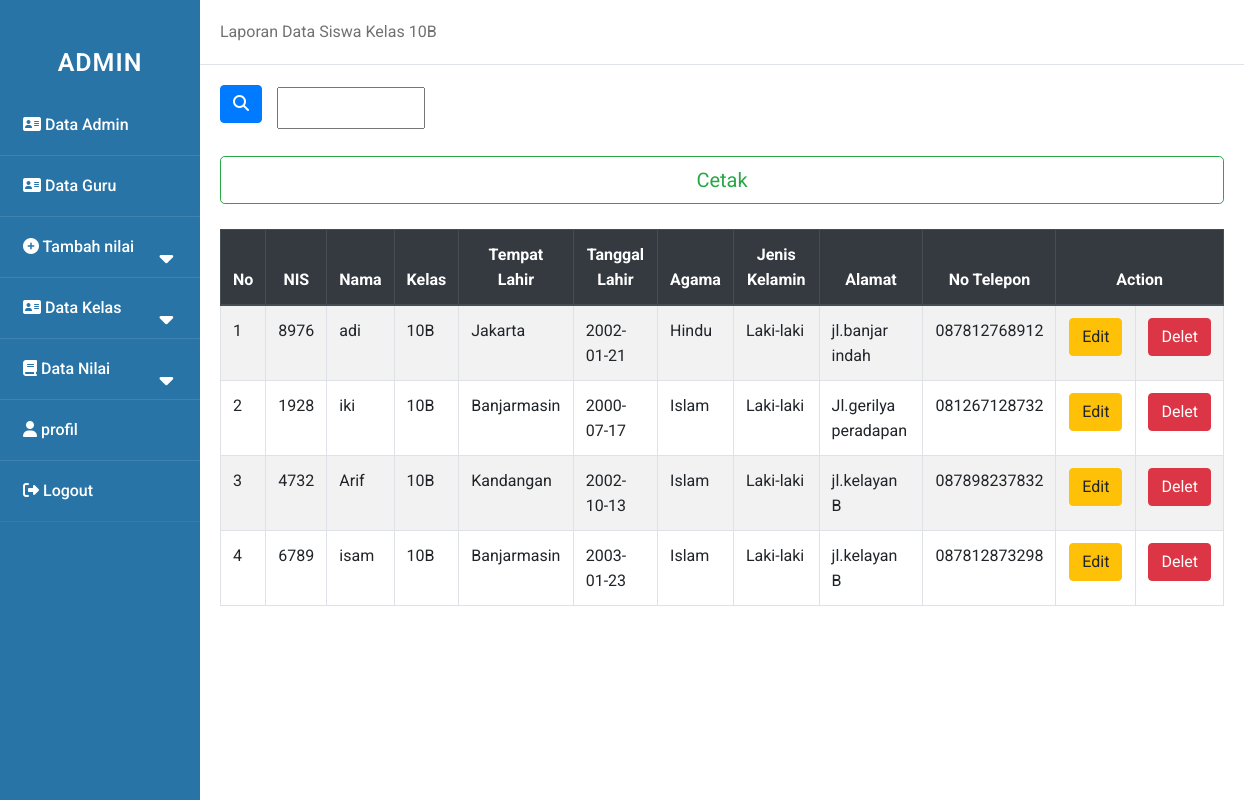
Page /admin/kelas_10b.php on the committed database.
### tables this page shows
CREATE TABLE `data_siswa_10b` (
  `id` int(100) NOT NULL,
  `nis` int(100) NOT NULL,
  `nama` varchar(100) NOT NULL,
  `tempat` varchar(100) NOT NULL,
  `kelas` varchar(100) NOT NULL,
  `tanggal` date NOT NULL,
  `alamat` varchar(100) NOT NULL,
  `tlp` varchar(100) NOT NULL,
  `agama` varchar(100) NOT NULL,
  `jenis` varchar(100) NOT NULL
);

### admin/kelas_10b.php (the view, shortened to what this page needs)
<!DOCTYPE html>
<html>
    <head>
        <link rel="stylesheet" href="../asset/style.css">
    </head>
    <body>
    <div class="wrapper">
    <nav class="sidebar">
            <div class="text">ADMIN</div>
            <ul>
                <li><a href="data_admin.php"><i class="fas fa-address-card"></i> Data Admin</a></li>
                <li><a href="data_guru.php"><i class="fas fa-address-card "></i> Data Guru</a></li>
                <li>
                    <a class="nil-btn"><i class="fas fa-plus-circle"></i> Tambah nilai
                    <span class="fas fa-caret-down tam"></span>
                    </a>
                </li>
                <li>
                    <a class="feat-btn"><i class="fas fa-address-card "></i> Data Kelas
                        <span class="fas fa-caret-down first"></span>
                    </a>
                </li>
                <li>
                    <a class="serv-btn"><i class="fas fa-book"></i> Data Nilai
                    <span class="fas fa-caret-down second"></span>
                    </a>
                </li>
                <li><a href="profil.php"><i class="fas fa-user"></i> profil</a></li>
                <li><a href="../logout.php"><i class="fas fa-sign-out-alt"></i> Logout</a></li>
            </ul>
        </nav>
        <div class="main_content">
        <div class="header">Laporan Data Siswa Kelas 10B</div>
        <div class="info">
        <head>
            <link rel="stylesheet" href="https://cdn.jsdelivr.net/npm/bootstrap@4.5.3/dist/css/bootstrap.min.css">
        </head>
        <form action="" method="post" class="form-inline">
            <button type="submit" class="btn btn-primary mb-2" name="submit"><i class="fas fa-search"></i></button>
            <div class="col-sm-11">
                <input type="text" name="cari" palceholder="pencarian" autocomplete="off" class="col-sm-2 col-form-label">
            </div>
        </form>
        <br>
            <body>
            <a href="cetak_10b.php"><button type="button" class="btn btn-outline-success btn-lg btn-block">Cetak</button>
            <br>
                <table class="table table-bordered table-striped">
            <thead class="thead-dark">
                <tr align="center">
                    <th scope="col">No</th>
                    <th scope="col">NIS</th>
                    <th scope="col">Nama</th>
                    <th scope="col">Kelas</th>
                    <th scope="col">Tempat Lahir</th>
                    <th scope="col">Tanggal Lahir</th>
                    <th scope="col">Agama</th>
                    <th scope="col">Jenis Kelamin</th>
                    <th scope="col">Alamat</th>
                    <th scope="col">No Telepon</th>
                    <th scope="col" colspan="2">Action</th>
                </tr>
            <tbody>
        </thead>
            <?php
                include "../asset/koneksi.php";
                $no=1;
                if(isset($_POST['submit'])){
                    $cari=$_POST['cari'];
                    $query = mysqli_query($koneksi,"SELECT * FROM data_siswa_10b WHERE nama LIKE '$cari%'");
                }else{
                    $query= mysqli_query($koneksi,"SELECT * FROM data_siswa_10b");
                }
                while ($data = mysqli_fetch_array($query)){
            ?>
                <tr>
                    <td><?php echo $no++;?></td>
                    <td><?php echo $data['nis'];?></td>
                    <td><?php echo $data['nama'];?></td>
                    <td><?php echo $data['kelas'];?></td>
                    <td><?php echo $data['tempat'];?></td>
                    <td><?php echo $data['tanggal'];?></td>
                    <td><?php echo $data['agama'];?></td>
                    <td><?php echo $data['jenis'];?></td>
                    <td><?php echo $data['alamat'];?></td>
                    <td><?php echo $data['tlp'];?></td>
                    <td align="center" width="80"><a href="edit-siswa_10b.php?id=<?php echo $data['nis']; ?> ">
                    <button type="button" class="btn btn-warning">Edit</button>
                    <td align="center" width="80"><a href="hapus-siswa_10b.php?id=<?php echo $data['nis']; ?>">
                    <button type="button" class="btn btn-danger">Delet</button>
                    </td>
                </tr>
            <?php
                }
            ?>
                </table>
            </body>
        </div>
    </div>
    </div>
    </body>
</html>

### asset/style.css (style rules this page uses)
* { margin: 0; padding: 0; user-select: none; box-sizing: border-box; font-family: 'roboto', sans-serif; }
.wrapper { display: flex; position: relative; }
.sidebar { position: fixed; width: 200px; height: 100%; left: 0; background: #2874A6; padding: 30px 0; }
.sidebar .text { color: white; font-size: 25px; font-weight: 600; line-height: 65px; text-align: center; background: #2874A6; letter-spacing: 1px; }
.main_content { width: 100%; margin-left: 200px; }
.main_content .header { padding: 20px; background: #fff; color: #717171; border-bottom: 1px solid #e0e4e8; }
.main_content .info { margin: 20px; color: #717171; line-height: 25px; }
nav ul { background: #2874A6; height: 100%; width: 100%; list-style: none; }
nav ul li { line-height: 60px; border-bottom: 1px solid rgba(255, 255, 255, 0.1); }
nav ul li:last-child { border-bottom: 1px solid rgba(255, 255, 255, 0.05); }
nav ul li a { position: relative; color: white; text-decoration: none; font-size: 16px; padding-left: 20px; font-weight: 500; display: block; width: 100%; border-left: 3px solid transparent; }
nav ul li a span { position: absolute; top: 50%; right: 20px; transform: translate(-50%); font-size: 22px; transition: transform 0.4s; }

### rows in the picture
data_siswa_10b: nis "8976", nama "adi", kelas "10B", tempat "Jakarta", tanggal "2002-01-21", agama "Hindu", jenis "Laki-laki", alamat "jl.banjar indah", tlp "087812768912"
data_siswa_10b: nis "1928", nama "iki", kelas "10B", tempat "Banjarmasin", tanggal "2000-07-17", agama "Islam", jenis "Laki-laki", alamat "Jl.gerilya peradapan", tlp "081267128732"
data_siswa_10b: nis "4732", nama "Arif", kelas "10B", tempat "Kandangan", tanggal "2002-10-13", agama "Islam", jenis "Laki-laki", alamat "jl.kelayan B", tlp "087898237832"
data_siswa_10b: nis "6789", nama "isam", kelas "10B", tempat "Banjarmasin", tanggal "2003-01-23", agama "Islam", jenis "Laki-laki", alamat "jl.kelayan B", tlp "087812873298"
